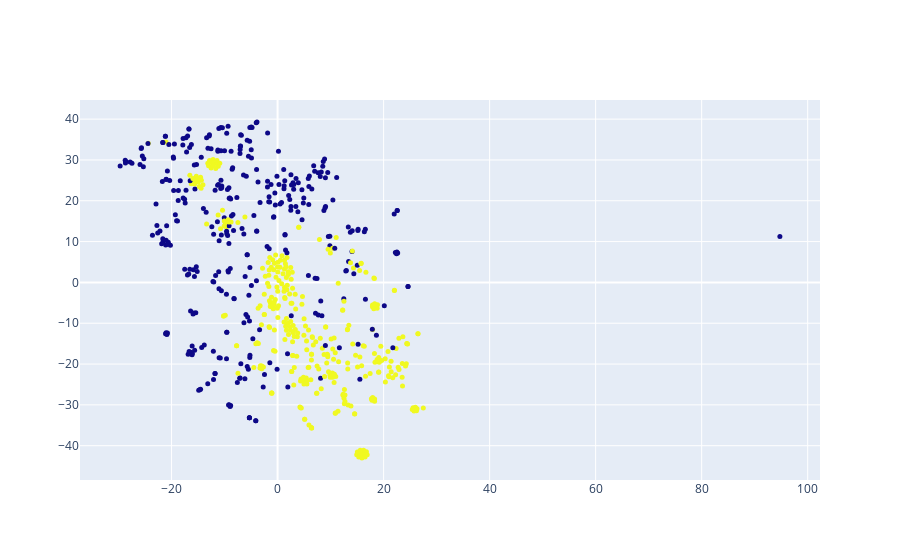

This figure's notebook cell:
### Code cell
x_vals, y_vals, labels = reduce_dimensions(model)

plot_with_plotly(x_vals, y_vals, labels)

### Figure 1 — Plotly figure (JSON) as saved in the notebook; plotly's stock layout.template omitted (floating-point values rounded to 4 significant figures; data arrays with more than 128 entries replaced by an {"elided": "..."} marker saying what was removed)
{"data": [{"marker": {"color": {"elided": "666 int values"}, "size": 5}, "mode": "markers", "text": {"elided": "666 int values"}, "type": "scatter", "x": {"elided": "666 float values"}, "y": {"elided": "666 float values"}}], "layout": {}}
